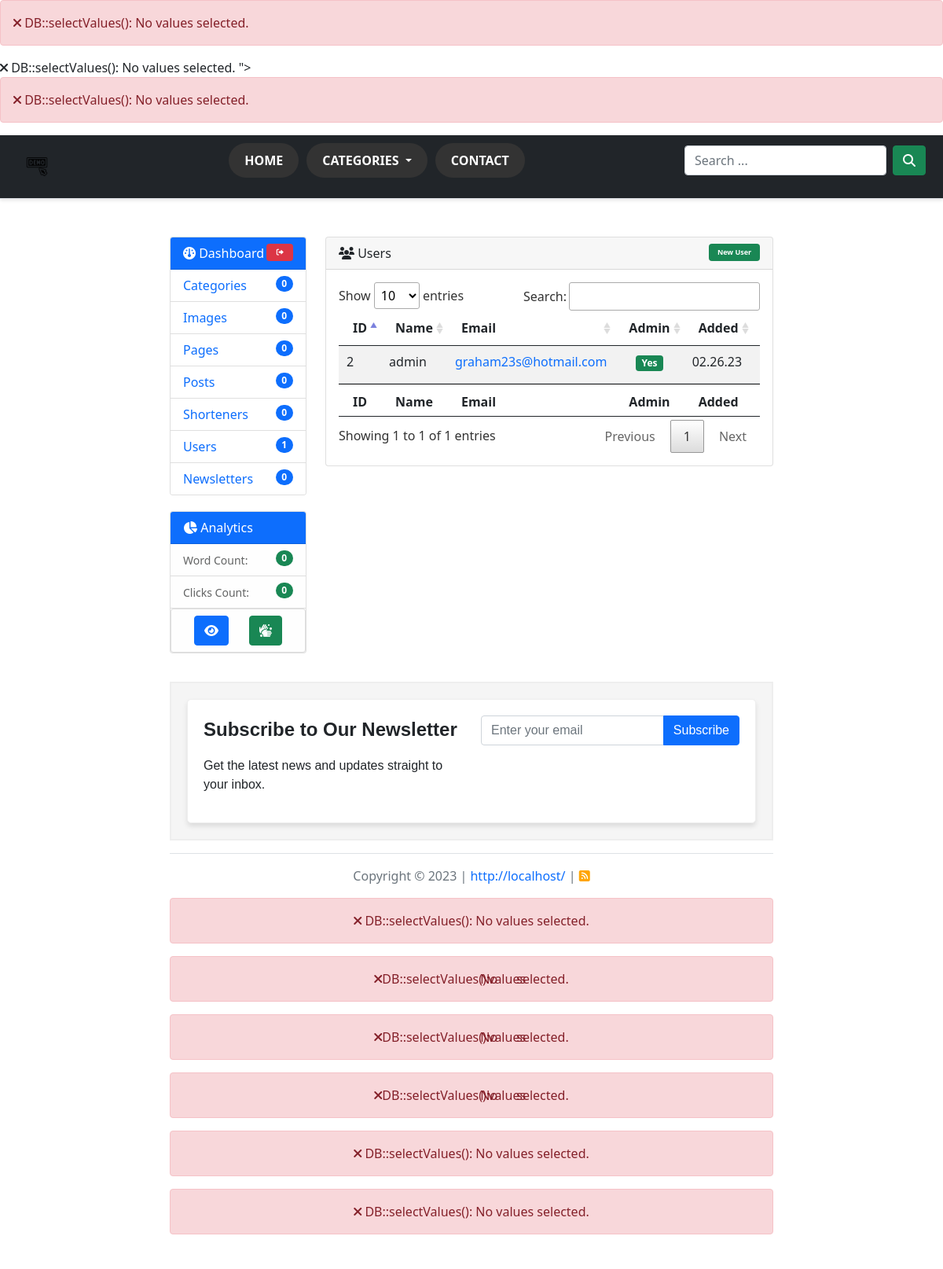
Screenshot of /users.php (signed in) with the database file from the repository.
### tables this page shows
CREATE TABLE `members` (
  `member_id` bigint(20) NOT NULL,
  `member_username` varchar(50) NOT NULL,
  `member_password` varchar(50) NOT NULL,
  `member_password_md5` varchar(32) NOT NULL,
  `member_email` varchar(50) NOT NULL,
  `member_is_admin` enum('no','yes') NOT NULL,
  `member_date` timestamp NOT NULL DEFAULT CURRENT_TIMESTAMP
);

### includes/inc-DB.php (called while the page is built, shortened)
<?php
class DB
{
    private static $instance;
    public static function getInstance() {
        if(is_null(self::$instance)) {
            self::$instance = new DB();
        }
        return self::$instance;
    }
    private $pdo;
    private function __construct() {
        try {
            $this->pdo = new PDO(
                sprintf('%s:host=%s;dbname=%s',
                    DRIVER,
                    HOST,
                    DATA
                ),
                USER,
                PASS,
                array(
                    PDO::MYSQL_ATTR_USE_BUFFERED_QUERY => true,
                    PDO::ATTR_ERRMODE => PDO::ERRMODE_EXCEPTION,
                    PDO::MYSQL_ATTR_INIT_COMMAND => 'SET NAMES utf8; SET CHARACTER SET utf8;'
                )
            );
        } catch(Exception $ex) {
            throw new Exception('Cannot connect to the database.');
        }
    }
    public function select($query, array $params = [], $fetchType = PDO::FETCH_ASSOC) {
        $normParams = $this->normalizeParams($params);
        $command = $this->pdo->prepare($query);
        foreach($normParams as $paramName => $paramValue) {
            if(is_array($paramValue)
                    && isset($paramValue['type'])
                    && isset($paramValue['value'])) {
                $command->bindValue($paramName, $paramValue['value'], $paramValue['type']);
            } else {
                $command->bindValue($paramName, $paramValue);
            }
        }
        if(!$command->execute()) {
            throw new Exception('DB::select(): Can\'t execute query.');
        }
        return $command->fetchAll($fetchType);
    }
    public function selectByField($tableName, $fieldName, $value, $fetchType = PDO::FETCH_ASSOC) {
        return $this->select(
            sprintf('
                SELECT  *
                FROM    `%s`
                WHERE   `%s` = :value',
                $tableName,
                $fieldName
            ),
            [
                ':value' => $value
            ],
            $fetchType
        );
    }
    public function selectOneByField($tableName, $fieldName, $value, $fetchType = PDO::FETCH_ASSOC) {
        $rows = $this->selectByField($tableName, $fieldName, $value, $fetchType);
        return array_shift($rows);
    }
    protected function normalizeParams(array $params = []) {
        $normParams = [];
        foreach($params as $paramKey => $paramValue) {
            $normParams[(strlen($paramKey) && (':' === $paramKey[0]))? $paramKey: ':' . $paramKey] = $paramValue;
        }
        return $normParams;
    }
}

### users.php (the view, shortened to what this page needs)
<?php
    include($_SERVER['DOCUMENT_ROOT'] . "/includes/inc-sessions.php");
    include($_SERVER['DOCUMENT_ROOT'] . "/includes/inc-functions.php");
    include($_SERVER['DOCUMENT_ROOT'] . "/includes/inc-header.php");
?>
<main>
	<?php $user = getUsersDetails($member); ?>
	<div class="row">
		<div class="col-md-3">
			<div class="card">
			<?php include($_SERVER['DOCUMENT_ROOT'] . "/includes/inc-dashboard.php"); ?>
			</div>
			<div class="card">
			<?php include($_SERVER['DOCUMENT_ROOT'] . "/includes/inc-dashboard-analytics.php"); ?>
			</div>
		</div>
		<div class="col-md-9">
			<div class="card">
			  <div class="card-header"><i class="fas fa-users"></i> Users <span class="badge bg-success float-end"><a href="new-user.php" class="badge badge-primary badge-sm text-decoration-none" data-bs-toggle="tooltip" data-bs-placement="bottom" title="Create a new user">New User</a></span></div>
                <div class="card-body">
				<?php $members = DB::getInstance()->select("SELECT * FROM `members`"); ?>
				<div class="table-responsive">
				<table class="table table-striped" id="tableUsers" width="100%" cellspacing="0">
				  <thead>
					<tr>
					  <th>ID</th>
					  <th>Name</th>
					  <th>Email</th>
					  <th>Admin</th>
					  <th>Added</th>
					  <th>&nbsp;</th>
					</tr>
				  </thead>
				  <tfoot>
					<tr>
					  <th>ID</th>
					  <th>Name</th>
					  <th>Email</th>
					  <th>Admin</th>
					  <th>Added</th>
					  <th>&nbsp;</th>
					</tr>
				  </tfoot>
				  <tbody>
						<?php foreach ($members as $member) { ?>
							<tr>
							    <td><?= $member['member_id']; ?></td>
								<td><?= $member['member_username']; ?></td>
								<td><a href="mailto:<?= $member['member_email']; ?>" class="text-decoration-none" target="_blank"><?= $member['member_email']; ?></span></td>
								<td class="text-center"><?= $member['member_is_admin'] == "yes" ? '<span class="badge bg-success">Yes</span>' : '<span class="badge bg-danger">No</span>'; ?></td>
								<td><?= date("m.d.y", strtotime($member['member_date'])); ?></td>
								<td class="text-center"><a href="edit-user.php?userId=<?= $member['member_id']; ?>" class="btn btn-warning btn-sm" role="button" data-bs-toggle="tooltip" data-bs-placement="bottom" title="Edit"><i class="fas fa-edit"></i></a></td>
							</tr>
						<?php } ?>
				  </tbody>
				</table>
				</div>
                </div>
			</div>
		</div>
	</div>
</main>
<?php
    include($_SERVER['DOCUMENT_ROOT'] . "/includes/inc-footer.php");
?>

### rows the page displays
members: member_id "2", member_username "admin", member_email "graham23s@hotmail.com", member_is_admin "Yes", member_date "02.26.23"

### other values shown
doTableCount("categories") "0"
doTableCount("images") "0"
doTableCount("pages") "0"
doTableCount("posts") "0"
doTableCount("shorteners") "0"
doTableCount("members") "1"
doTableCount("newsletters") "0"
doTableCount("clicks") "0"
urlFull() "http://localhost/"
